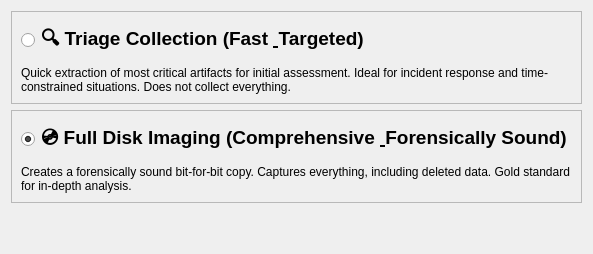
     <widget class="QWidget" name="page_step2_strategy">
      <layout class="QVBoxLayout" name="verticalLayout_step2">
       <item>
        <widget class="QFrame" name="frame_triage_card">
         <property name="frameShape">
          <enum>QFrame::StyledPanel</enum>
         </property>
         <property name="frameShadow">
          <enum>QFrame::Raised</enum>
         </property>
         <layout class="QVBoxLayout" name="verticalLayout_triage_card">
          <item>
           <widget class="QRadioButton" name="radioButton_triage">
            <property name="styleSheet">
             <string notr="true">font-size: 14pt; font-weight: bold;</string>
            </property>
            <property name="text">
             <string>🔍 Triage Collection (Fast &amp; Targeted)</string>
            </property>
           </widget>
          </item>
          <item>
           <widget class="QLabel" name="label_triage_description">
            <property name="text">
             <string>Quick extraction of most critical artifacts for initial assessment. Ideal for incident response and time-constrained situations. Does not collect everything.</string>
            </property>
            <property name="wordWrap">
             <bool>true</bool>
            </property>
           </widget>
          </item>
         </layout>
        </widget>
       </item>
       <item>
        <widget class="QFrame" name="frame_full_image_card">
         <property name="frameShape">
          <enum>QFrame::StyledPanel</enum>
         </property>
         <property name="frameShadow">
          <enum>QFrame::Raised</enum>
         </property>
         <layout class="QVBoxLayout" name="verticalLayout_image_card">
          <item>
           <widget class="QRadioButton" name="radioButton_full_image">
            <property name="styleSheet">
             <string notr="true">font-size: 14pt; font-weight: bold;</string>
            </property>
            <property name="text">
             <string>💿 Full Disk Imaging (Comprehensive &amp; Forensically Sound)</string>
            </property>
            <property name="checked">
             <bool>true</bool>
            </property>
           </widget>
          </item>
          <item>
           <widget class="QLabel" name="label_full_image_description">
            <property name="text">
             <string>Creates a forensically sound bit-for-bit copy. Captures everything, including deleted data. Gold standard for in-depth analysis.</string>
            </property>
            <property name="wordWrap">
             <bool>true</bool>
            </property>
           </widget>
          </item>
         </layout>
        </widget>
       </item>
       <item>
        <spacer name="verticalSpacer_step2">
         <property name="orientation">
          <enum>Qt::Vertical</enum>
         </property>
         <property name="sizeHint" stdset="0">
          <size>
           <width>20</width>
           <height>40</height>
          </size>
         </property>
        </spacer>
       </item>
      </layout>
     </widget>
